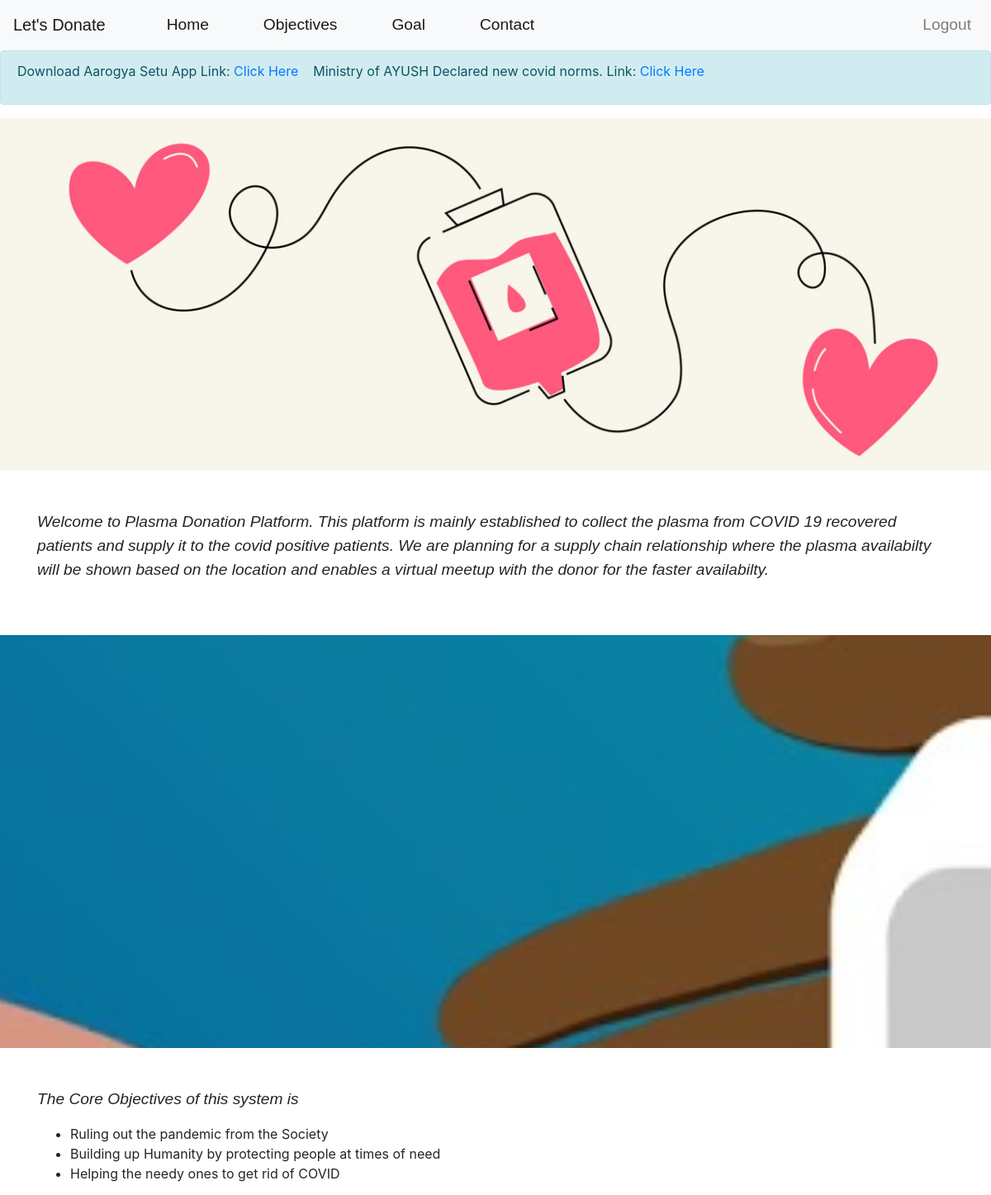
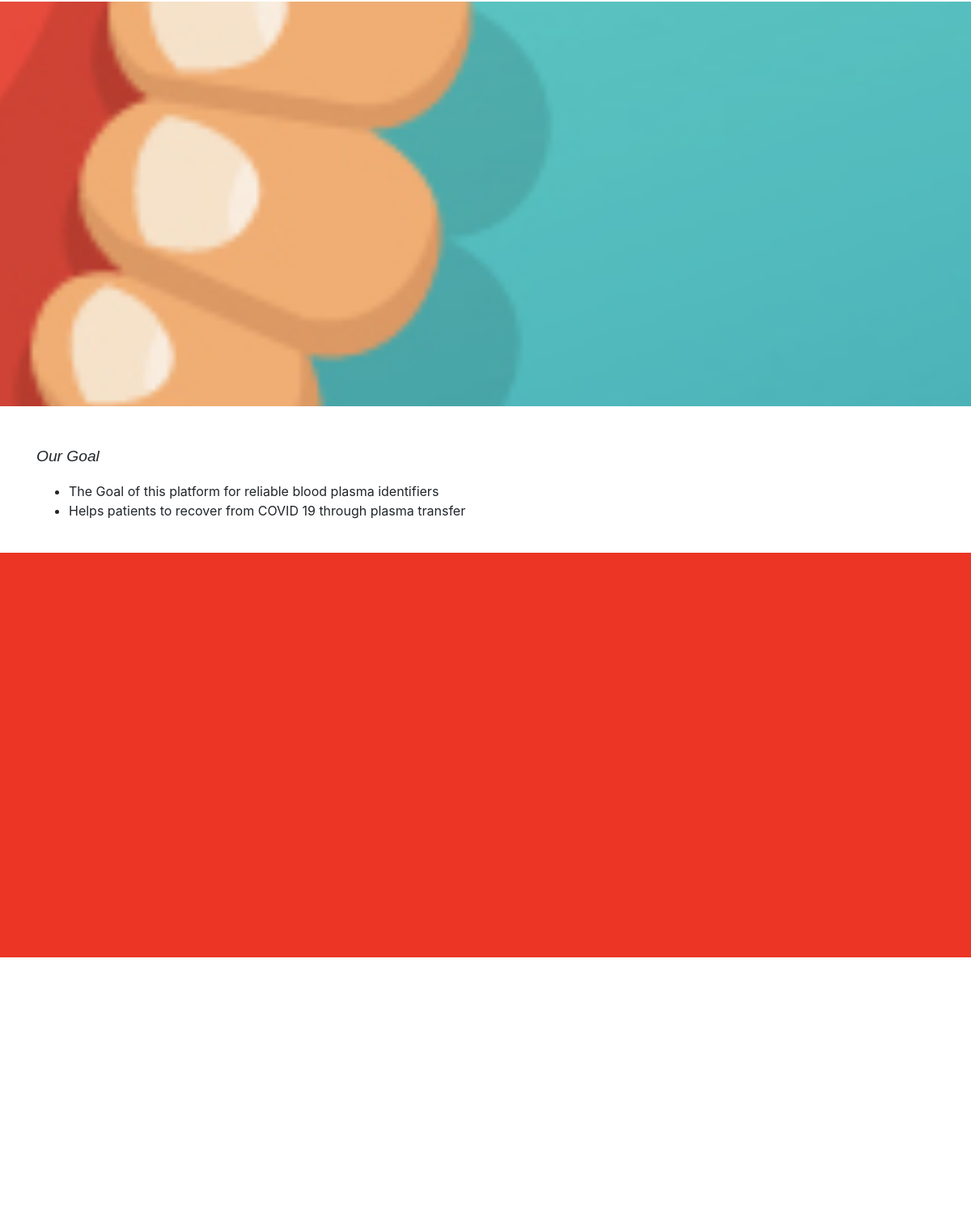
The page / (signed in) on the database its author committed (2 pictures, top to bottom).
### base/models.py (models this page shows)
class SiteAnnouncements(models.Model):
    message = models.CharField(max_length=150)
    link = models.CharField(max_length=50)
    date_announced = models.DateField(auto_now_add=True)

### base/views.py (the view)
# urls.py: path('',views.home,name="home"),
def home(request):
    announcement = SiteAnnouncements.objects.all()
    return render(request,"home.html",{'announcement':announcement})

### templates/home.html (shortened to what this page needs)
{%load static%}
<!DOCTYPE html>
<html lang="en">
<head>
    <link rel="stylesheet" href="https://cdn.jsdelivr.net/npm/bootstrap@4.5.3/dist/css/bootstrap.min.css">
    <link rel="stylesheet" href="{% static 'css/home.css' %}">
</head>
<body>
    <nav class="navbar navbar-expand-lg sticky-top navbar-light bg-light text">
        <a class="navbar-brand" href="#">Let's Donate</a>
        <div class="collapse navbar-collapse" id="navbarSupportedContent">
          <ul class="navbar-nav mr-auto">
            <li class="nav-item active">
                <a class="btn-outline-secondary nav-link" href="#">Home</a>
            </li>
            <li class="nav-item active">
                <a class="btn-outline-info nav-link" href="#objectives">Objectives</a>
            </li>
            <li class="nav-item active">
                <a class="btn-outline-success nav-link" href="#goal">Goal</a>
            </li>
            <li class="nav-item active">
                <a class="btn-outline-primary nav-link" href="#contact">Contact</a>
            </li>
          </ul>
          <ul class="navbar-nav">
            {%if request.user.is_authenticated == False%}
            <li class="nav-item">
                <a type="button" data-toggle="modal" data-target="#login" class="btn-outline-primary nav-link">Login</a>
            </li>
            <li class="nav-item">
                <a type="button" data-toggle="modal" data-target="#register" class="btn-outline-info nav-link">Register</a>
            </li>
            {%else%}
            <li class="nav-item">
                <a type="button" href="/logout" class="btn-outline-info nav-link">Logout</a>
            </li>
            {%endif%}
          </ul>
        </div>
    </nav>
    <div class="alert alert-info">
    <marquee behavior="" direction="">
            <p>
                {%for item in announcement%}
                {{item.message}} Link: <a href="{{item.link}}">Click Here</a> &nbsp;&nbsp;
                {%endfor%}
            </p>
    </marquee>
    </div>
    <section id="home">
        <img class="mainImg" src="{% static 'images/plasma.jpg' %}" alt="plasma">
        <div class="container">
            <br><br><p class="homeText">Welcome to Plasma Donation Platform. This platform is mainly established to collect the plasma from COVID 19 recovered patients and supply it to the covid positive patients. We are planning for a supply chain relationship where the plasma availabilty will be shown based on the location and enables a virtual meetup with the donor for the faster availabilty.</p><br><br>
        </div>
    </section>
    <div class="parallax"></div>
    <section id="objectives">
        <div class="container">
            <br><br><p class="homeText">The Core Objectives of this system is</p>
            <ul>
                <li>Ruling out the pandemic from the Society</li>
                <li>Building up Humanity by protecting people at times of need</li>
                <li>Helping the needy ones to get rid of COVID</li>
            </ul>
        </div>
    </section>
    <div class="parallax2"></div>
    <section id="goal">
        <div class="container">
            <br><br><p class="homeText">Our Goal</p>
            <ul>
                <li>The Goal of this platform for reliable blood plasma identifiers</li>
                <li>Helps patients to recover from COVID 19 through plasma transfer</li>
            </ul>
        </div><br>
    </section>
    <div class="parallax3"></div>
    <section id="contact">
        <div class="container">
            <br><br><p class="homeText">Want to Join Team</p>
            <form action="/contact" method="POST">
                <div class="form-group row">
                    <div class="col-sm">
                        <label for="conname">Name</label>
                        <input type="text" name="name" class="form-control" placeholder="Enter your Name" id="conname">
                    </div>
                    <div class="col-sm">
                        <label for="conemail">Email</label>
                        <input type="email" name="email" class="form-control" placeholder="Enter your Email Address" id="conemail">
                    </div>
                </div>
                <div class="form-group row">
                    <div class="col-sm">
                        <label for="conmobile">Phone Number</label>
                        <input type="text" name="phone" class="form-control" placeholder="Enter your Mobile Number" id="conmobile">
                    </div>
                    <div class="col-sm">
                        <label for="conmessage">Message</label>
                        <input type="text" name="message" class="form-control" placeholder="Enter your Message" id="conmessage">
                    </div>
                </div>
                <input type="submit" class="btn btn-primary" value="Submit">
            </form>
        </div>
    </section>
    <div class="footer text">
    </div>
</body>
</html>

### static/css/home.css (style rules this page uses)
.mainImg { width: 100%; }
.text { font-family: "Comic Sans MS", sans-serif; }
.navbar-nav a { font-size: larger; margin-left: 50px; font-stretch: expanded; text-align: center; }
.homeText { font-size: larger; font-family: 'Trebuchet MS', sans-serif; font-style: oblique; }
.parallax { background-image: url('../images/plasma2.jpg'); min-height: 500px; min-width: 90%; background-attachment: fixed; background-position: center; background-repeat: no-repeat; background-size: cover; }
.parallax2 { background-image: url('../images/plasma3.jpg'); min-height: 500px; min-width: 90%; background-attachment: fixed; background-position: center; background-repeat: no-repeat; background-size: cover; }
.parallax3 { background-image: url('../images/plasma4.jpg'); min-height: 500px; min-width: 90%; background-attachment: fixed; background-position: center; background-repeat: no-repeat; background-size: cover; }
.footer { text-align: center; }

### rows shown on the page
SiteAnnouncements: message "Download Aarogya Setu App"
SiteAnnouncements: message "Ministry of AYUSH Declared new covid norms."
